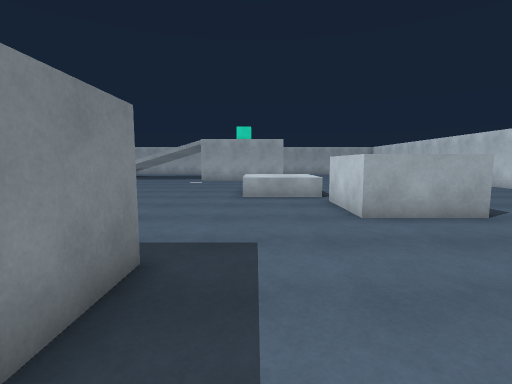
view 1 (above)

20 first-person views from a walk through a 3-D level made in the Unity game engine. The camera is 1.3 m above the floor, tilts 6° down and sees 85° across. The floor is counted in squares, 1 m on a side. Each view is taken from the middle of a square. On the plan, view 1 faces up. The plan holds only what a view shows up to about 13 squares ahead; the rest is blank. The place goes on beyond the plan. The player is left out.

view 2
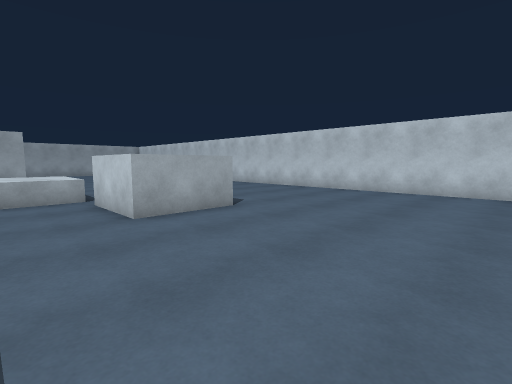

view 3
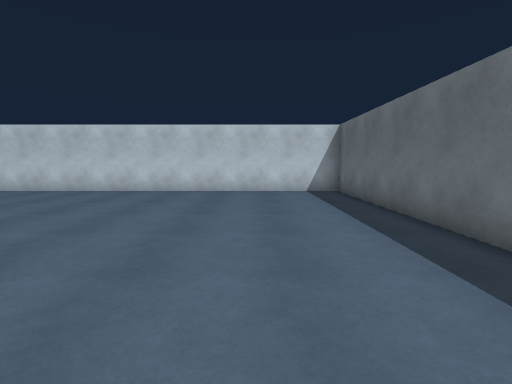

view 4
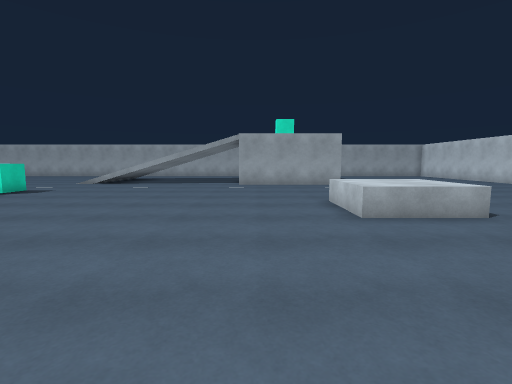

view 5
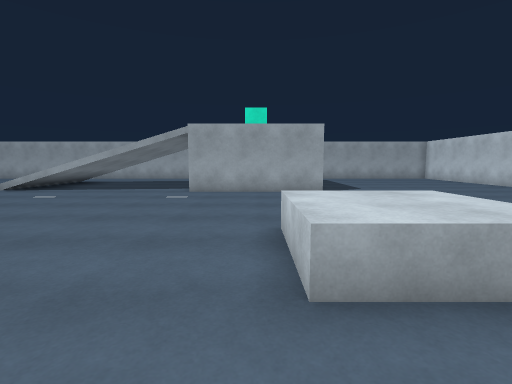

view 6
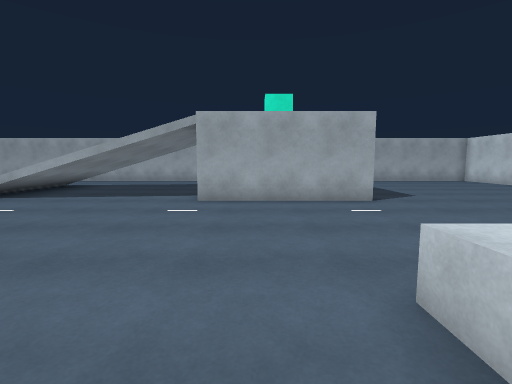

view 7
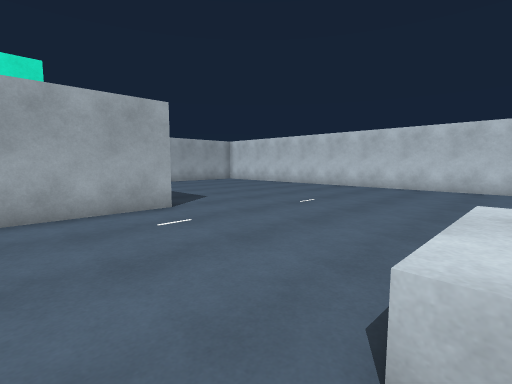

view 8
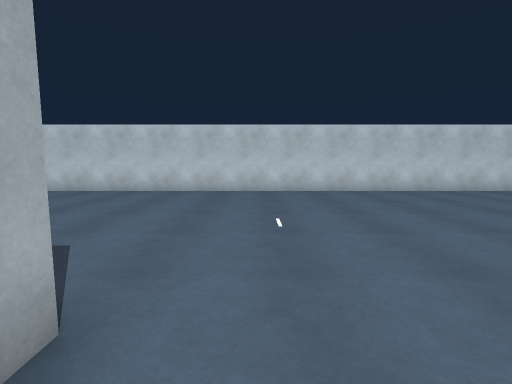

view 9
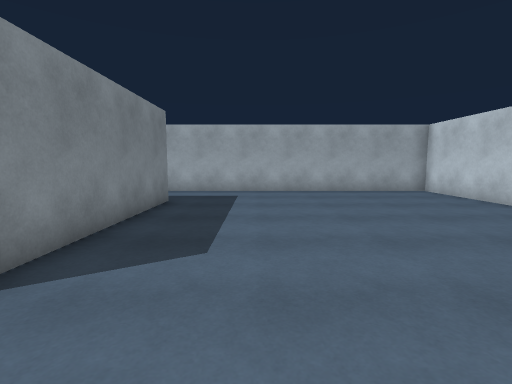

view 10
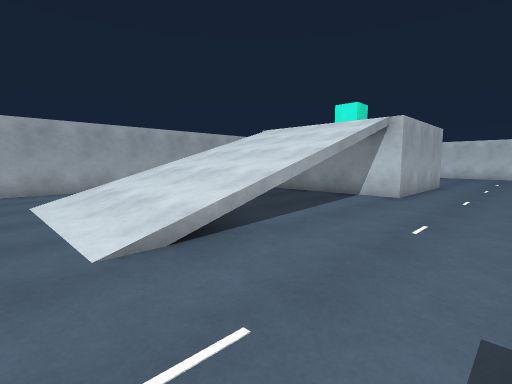

view 11
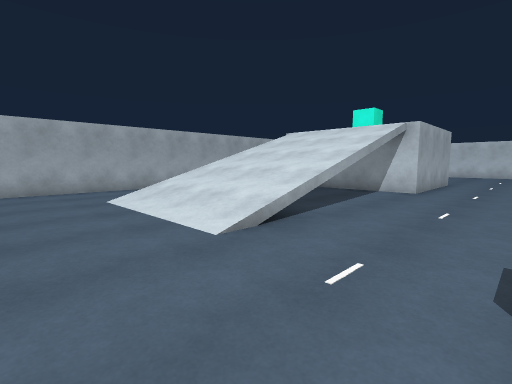

view 12
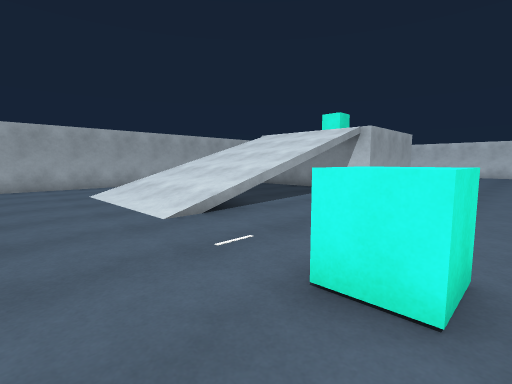

view 13
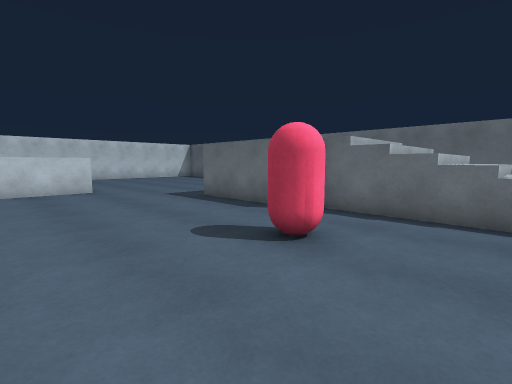

view 14
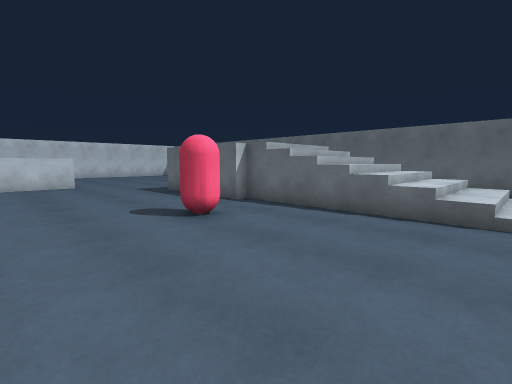

view 15
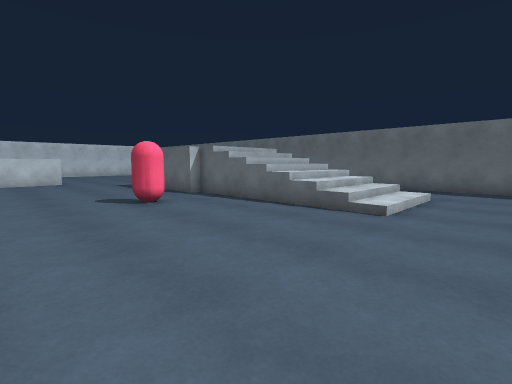

view 16
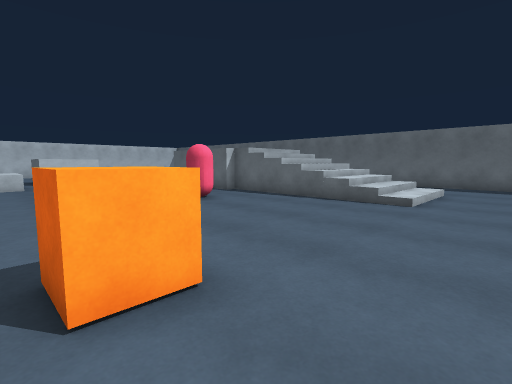

view 17
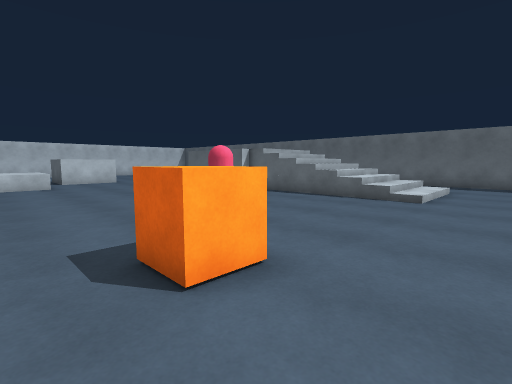

view 18
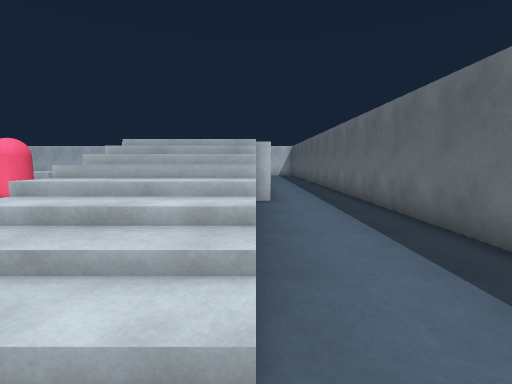

view 19
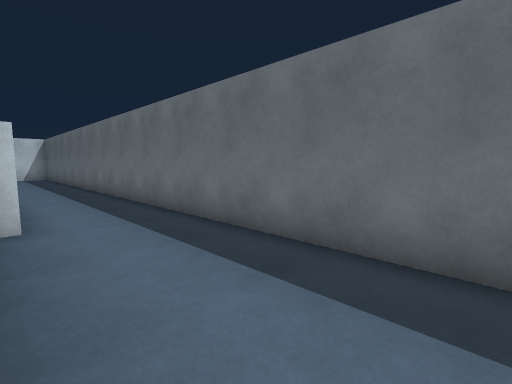

view 20
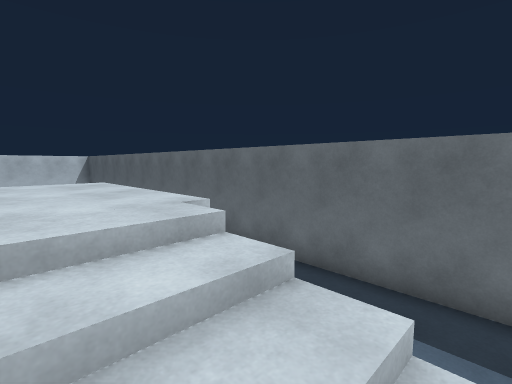

### Floor plan
Key: @ floor where view 1 was taken; # wall or solid block; . main floor; : floor 2 m higher than the main floor; / step, stairs or slope; = window, fence, low wall or low ledge; v drop or lower ground; O other object.
Columns run from 17 left of view 1 to 13 right of it. Each row starts with its distance up from view 1.
 31  #######          #############
 30  .....             ...........#
 29  ....              ...........#
 28 .....              ...........#
 27 ....//////         #..........#
 26 ....//////         #..........#
 25 ....//////...      #..........#
 24 ....//////...#     #..........#
 23 ....//////...#     #..........#
 22 ....//////...#     #..........#
 21 ..../=///v ..#######..........#
 20 ..............................#
 19 ..............................#
 18 ..............................#
 17 ..............................#
 16  ..O..........................#
 15 . ............................#
 14      .........................#
 13 . ...............OOO..........#
 12 .................OOO... ......#
 11 ...O.............OOO..   .....#
 10 .....................    .....#
  9 ....................O    .....#
  8 ....................O   ......#
  7 ....................OOO.......#
  6 .........O....................#
  5 ..............................#
  4 ..............................#
  3 ...///////v     ..............#
  2 ...///////      ..............#
  1 ...///////::::::  ............#
  0 ...///////:::::: @ ...........#
 -1 ...//=////#::::: . ...........#
 -2  .............................#
 -3  .............................#
 -4  .............................#
 -5  ##############################

Positions as (right, up) in squares from view 1, and headings:
1: (0, 0), facing up
2: (0, 0), facing up-right
3: (0, -1), facing right
4: (-3, 4), facing up
5: (-1, 8), facing up
6: (-2, 11), facing up
7: (-2, 13), facing up-right
8: (0, 19), facing right
9: (5, 18), facing up
10: (-15, 17), facing up-right
11: (-17, 17), facing up-right
12: (-17, 15), facing up-right
13: (-11, 10), facing down-right
14: (-14, 10), facing down-right
15: (-17, 10), facing down-right
16: (-17, 12), facing down-right
17: (-17, 13), facing down-right
18: (-16, -1), facing right
19: (-13, -1), facing down-right
20: (-10, 1), facing down-right
